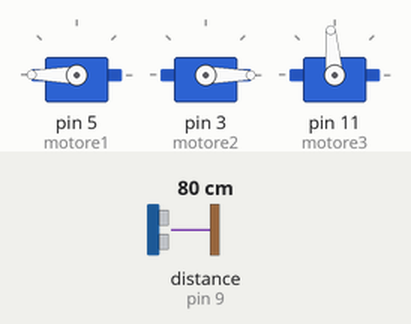
Bench run of a sketch on a simulated Arduino Uno, built with avr-gcc and run on an emulated ATmega328P. On the bench: 3 × servo. Wiring (inferred from the names in the program): ultrasonic range finder: trigger pin 8; echo pin 9. Inputs (shaded band) come from the test bench; at power-on: distance to the obstacle (sensor on pin 9) 80 cm. The echo pulse lasts 58.3 µs per cm; what the sketch prints to the serial monitor is not drawn.

Above: at 4.8 s.
4.9 s: distance to the obstacle (sensor on pin 9) set to 28 cm
9.9 s: distance to the obstacle (sensor on pin 9) set to 24 cm
At 12.6 s:
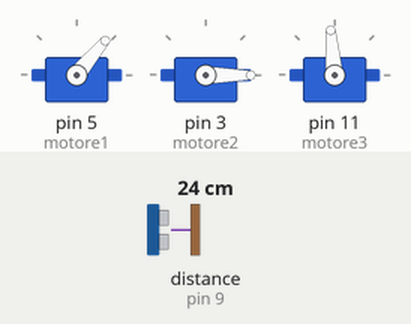
21.0 s: distance to the obstacle (sensor on pin 9) set to 35 cm
At 22.0 s:
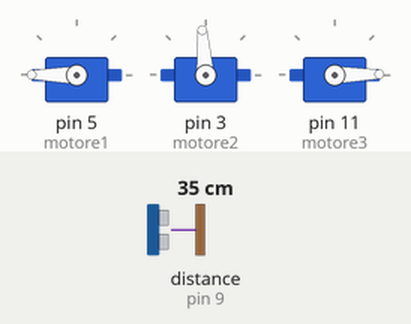
31.0 s: distance to the obstacle (sensor on pin 9) set to 2 cm
At 36.78 s:
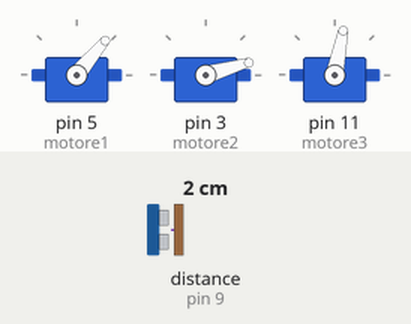
Timing chart, 0 to 38.8 s (numbered marks = the images above; inputs shaded):
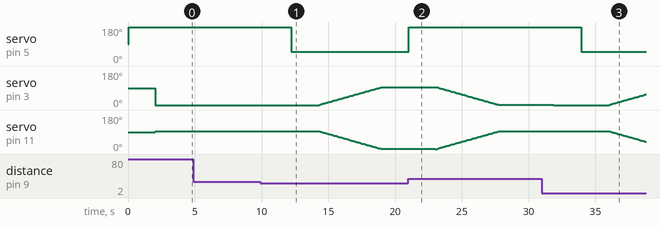

The sketch:

arm.ino
```cpp
#include <Servo.h>

int dist = 25;

bool oggetto = true;

Servo motore1;
Servo motore2;
Servo motore3;

unsigned long int tempo_pulsante = 0;
const int SONAR_TRIGGER_PIN = 8;
const int SONAR_ECHO_PIN = 9;

unsigned int measure_distance()
{
 digitalWrite(SONAR_TRIGGER_PIN, HIGH);

 delayMicroseconds(10);
 digitalWrite(SONAR_TRIGGER_PIN, LOW);
 unsigned long durata_impulso = pulseIn (SONAR_ECHO_PIN, HIGH);

 delay(50);
 return( (unsigned int) (durata_impulso / 58) );
}

void setup()
{
  Serial.begin(9600);

  motore1.attach(5);
  motore2.attach(3);
  motore3.attach(11);

  pinMode(SONAR_TRIGGER_PIN, OUTPUT);
  pinMode(SONAR_ECHO_PIN, INPUT);
}


void loop(){
  unsigned int distanza = measure_distance();
  Serial.print("distanza: ");
  Serial.println(distanza);

  if (distanza < dist){ // se ho un oggetto vicino
    Serial.println("Oggetto Trovato");

    Serial.print("Chiudo pinza - ");
    motore1.write(50);
    delay(2000);

    Serial.println(" Alzo Braccio");
    braccio_su();
    delay(2000);

    Serial.print("Apro pinza - ");
    motore1.write(180);
    delay(2000);

    Serial.println(" Abbasso Braccio");
    braccio_giu();
    delay(2000);

  }else{ // se non ho un oggetto vicino
    Serial.println("Nessun oggetto");

    Serial.print("Pinza aperta - ");
    motore1.write(180);
    delay(2000);

    Serial.println(" Braccio giu");
    motore2.write(0);
    motore3.write(95);
    delay(2000);
  }
  Serial.println("");
}

void braccio_su(){
  for (int i = 0; i < 95; i = i + 2){
    motore2.write(i);
    motore3.write(95-i);
    delay(100);
  }
}

void braccio_giu() {
  for (int i = 0; i < 95; i = i + 2){
    motore3.write(i);
    motore2.write(95-i);
    delay(100);
  }
}
```

Measured:
- the behaviour switches between 26 and 25 cm on distance to the obstacle (sensor on pin 9) (found by bisection; images 0 and 1)
- after the input at 4.9 s, every drawn part: stays the same
- after the input at 9.9 s, servo on pin 5 (motore1): 180° → 50° after 2.3 s; servo on pin 3 (motore2): moves from 0° to 94° over 4.6 s, starting after 4.4 s; servo on pin 11 (motore3): moves from 95° to 1° over 4.6 s, starting after 4.4 s
- after the input at 21.0 s, servo on pin 5 (motore1): goes on until 21.0 s, then stays 180°
- after the input at 31.0 s, servo on pin 5 (motore1): 180° → 50° after 2.9 s
